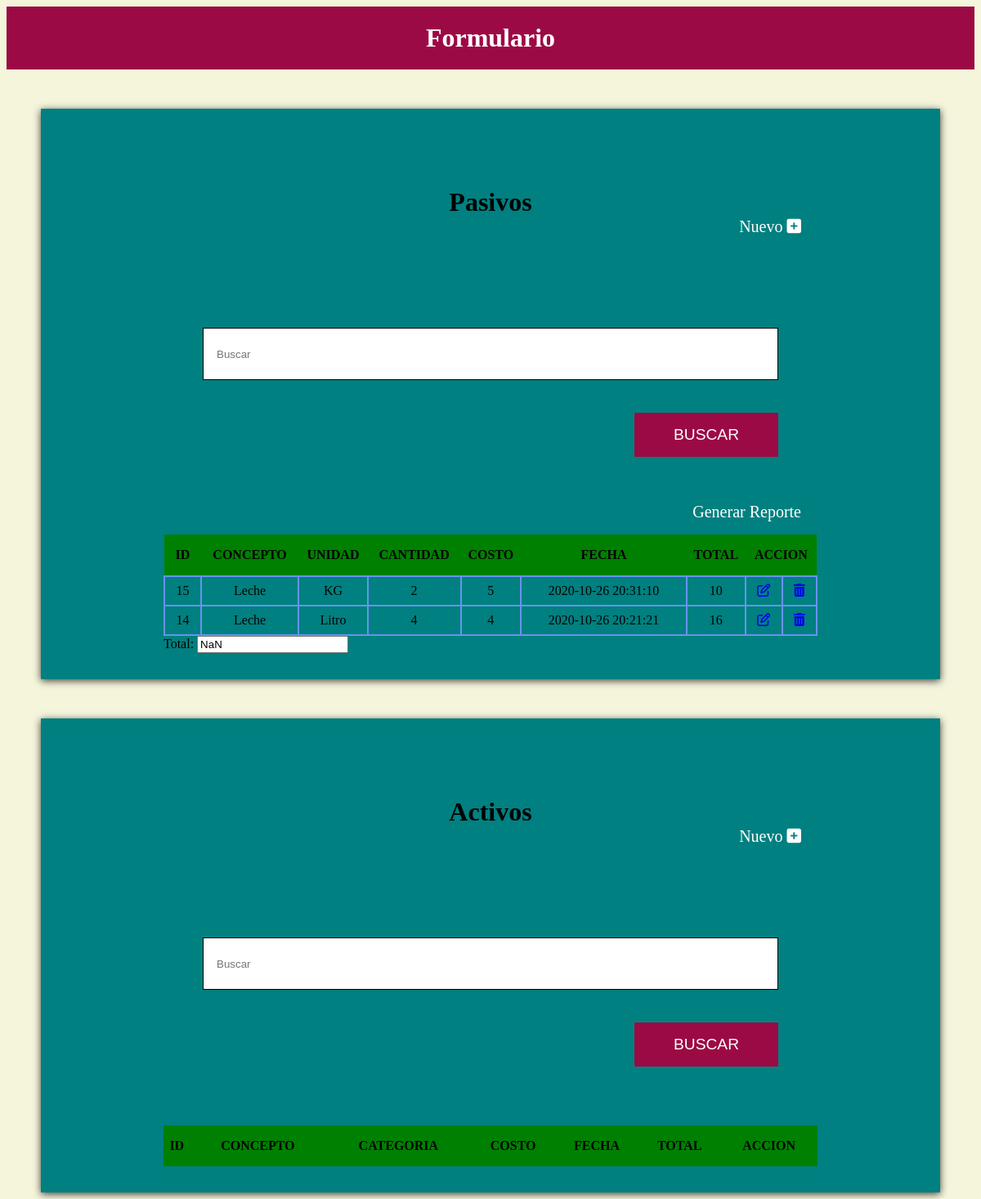
The app's page /, older data.
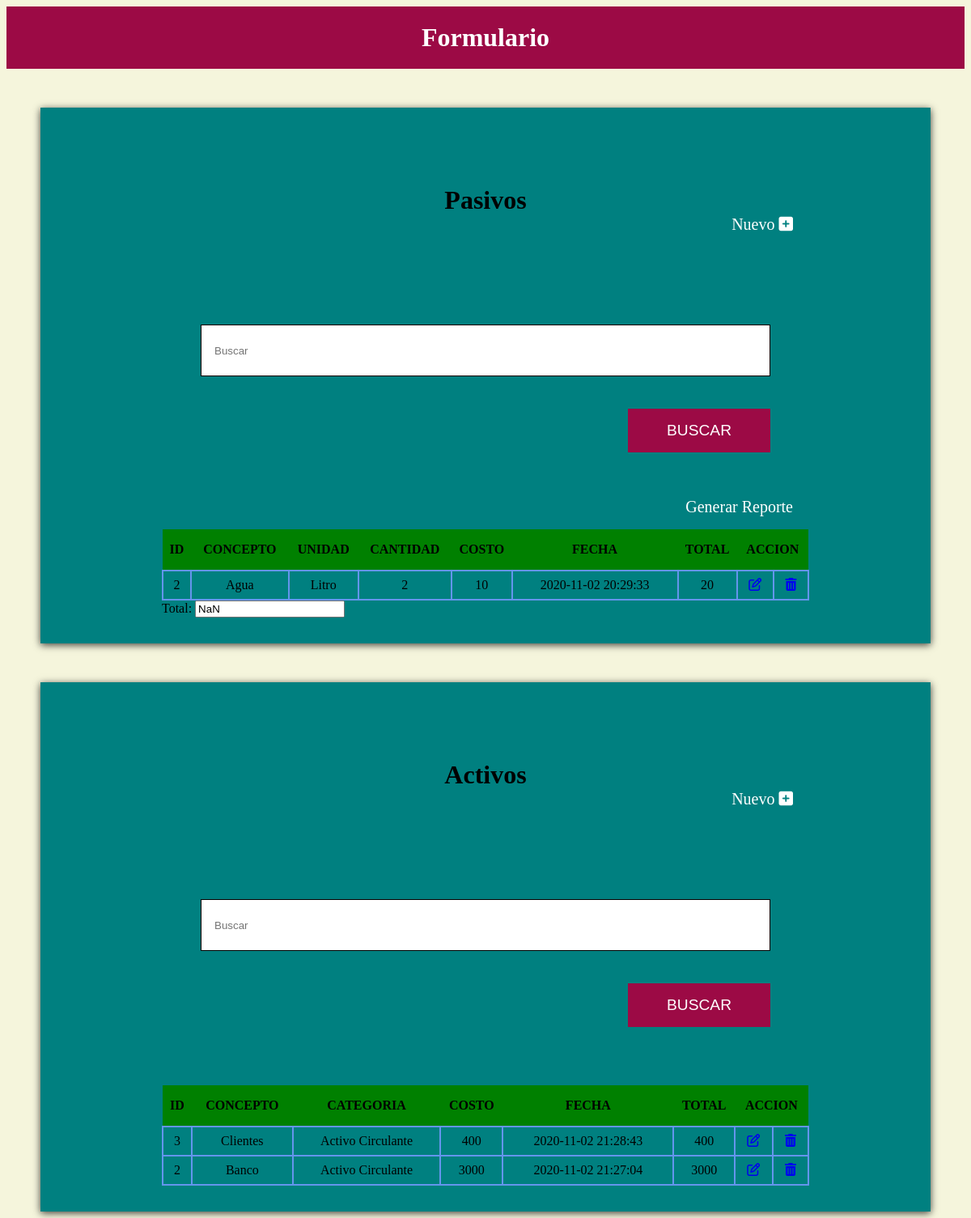
The same page, newer data.
### tables this page shows
CREATE TABLE `costos` (
  `id` int(11) NOT NULL,
  `concepto` varchar(45) NOT NULL,
  `opciones` varchar(45) NOT NULL,
  `cantidad` float NOT NULL,
  `costo` float NOT NULL,
  `fecha` timestamp NOT NULL DEFAULT current_timestamp() ON UPDATE current_timestamp(),
  `total` float NOT NULL
);

CREATE TABLE `activo` (
  `id` int(11) NOT NULL,
  `concepto` varchar(45) NOT NULL,
  `categoria` varchar(45) NOT NULL,
  `costo` float NOT NULL,
  `fecha` timestamp NOT NULL DEFAULT current_timestamp() ON UPDATE current_timestamp(),
  `total` float NOT NULL
);

### index.php (the view, shortened to what the changed rows need)
<?php
    include_once 'conexion.php';
    $sentencia_select=$conn->prepare('SELECT * FROM costos ORDER BY id DESC');
    $sentencia_select->execute();
    $resultado=$sentencia_select->fetchAll();
    $sentencia_select=$conn->prepare('SELECT * FROM activo ORDER BY id DESC');
    $sentencia_select->execute();
    $resultadoA=$sentencia_select->fetchAll();
?>
<!DOCTYPE html>
<html lang="en">
<head>
    <link rel="stylesheet" href="css/estilos.css">
</head>
<body>
 <div class="contenedor-barra">
        <h1>Formulario</h1>
    </div>
    <div class="bg-azul contenedor sombra datos">
        <div class="contenedor-datos">
            <h2>Pasivos</h2>
            <div class="contenedor-tabla">
                <table id="listado-costos" class="listado-costos">
                        <thead>
                            <tr>
                                <th>Id</th>
                                <th>Concepto</th>
                                <th>Unidad</th>
                                <th>Cantidad</th>
                                <th>Costo</th>
                                <th>Fecha</th>
                                <th>Total</th>
                                <th colspan="2">Accion</th>
                            </tr>
                        </thead>
                        <tbody>
                            <?php foreach($resultado as $fila):?>
                                <tr>
                                <td><?php echo $fila['id'];?></td>
                                <td><?php echo $fila['concepto'];?></td>
                                <td><?php echo $fila['opciones'];?></td>
                                <td><?php echo $fila['cantidad'];?></td>
                                <td><?php echo $fila['costo'];?></td>
                                <td><?php echo $fila['fecha'];?></td>
                                <td class="total_p"><?php echo $fila['total'];?></td>
                                <td><a href="update.php?id=<?php echo $fila['id'];?>"><i class="far fa-edit"></i></a></td>
                                <td><a href="borrar.php?id=<?php echo $fila['id'];?>"><i class="fas fa-trash-alt"></i></a></td>
                                </tr>
                            <?php endforeach ?>
                        </tbody>
                </table>
            </div>
        </div>
    </div>
    <div class="bg-azul contenedor sombra datos">
        <div class="contenedor-datos">
            <h2>Activos</h2>
            <div class="contenedor-tabla">
                <table id="listado-costos" class="listado-costos">
                        <thead>
                            <tr>
                                <th>Id</th>
                                <th>Concepto</th>
                                <th>Categoria</th>
                                <th>Costo</th>
                                <th>Fecha</th>
                                <th>Total</th>
                                <th colspan="2">Accion</th>
                            </tr>
                        </thead>
                        <tbody>
                            <?php foreach($resultadoA as $fila):?>
                                <tr>
                                <td><?php echo $fila['id'];?></td>
                                <td><?php echo $fila['concepto'];?></td>
                                <td><?php echo $fila['categoria'];?></td>
                                <td><?php echo $fila['costo'];?></td>
                                <td><?php echo $fila['fecha'];?></td>
                                <td class="total_a"><?php echo $fila['total'];?></td>
                                <td><a href="update.php?id=<?php echo $fila['id'];?>"><i class="far fa-edit"></i></a></td>
                                <td><a href="borrar.php?id=<?php echo $fila['id'];?>"><i class="fas fa-trash-alt"></i></a></td>
                                </tr>
                            <?php endforeach ?>
                        </tbody>
                </table>
            </div>
        </div>
</body>
</html>

Row changes from the older to the newer data that the page shows:
removed costos: id "15", concepto "Leche", opciones "KG", cantidad "2", costo "5", fecha "2020-10-26 20:31:10", total "10"
removed costos: id "14", concepto "Leche", opciones "Litro", cantidad "4", costo "4", fecha "2020-10-26 20:21:21", total "16"
added costos: id "2", concepto "Agua", opciones "Litro", cantidad "2", costo "10", fecha "2020-11-02 20:29:33", total "20"
added activo: id "3", concepto "Clientes", categoria "Activo Circulante", costo "400", fecha "2020-11-02 21:28:43", total "400"
added activo: id "2", concepto "Banco", categoria "Activo Circulante", costo "3000", fecha "2020-11-02 21:27:04", total "3000"
